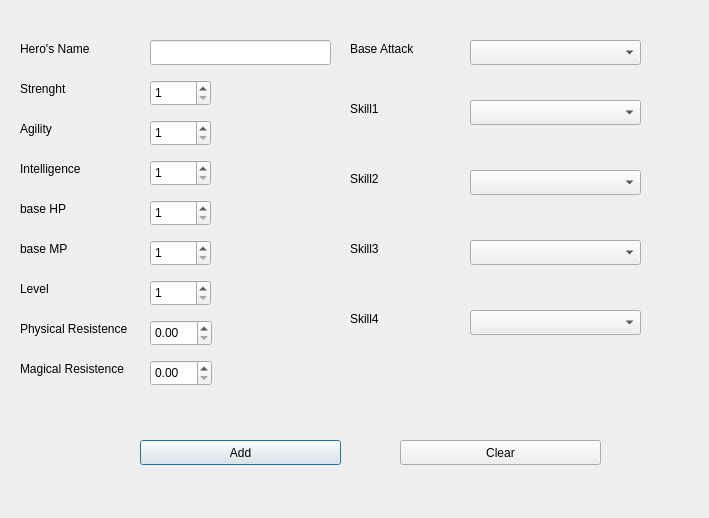
<?xml version="1.0" encoding="UTF-8"?>
<ui version="4.0">
 <class>addWindowH</class>
 <widget class="QDialog" name="addWindowH">
  <property name="geometry">
   <rect>
    <x>0</x>
    <y>0</y>
    <width>709</width>
    <height>518</height>
   </rect>
  </property>
  <property name="windowTitle">
   <string>Add an Hero</string>
  </property>
  <widget class="QPushButton" name="confirmButton">
   <property name="geometry">
    <rect>
     <x>140</x>
     <y>440</y>
     <width>201</width>
     <height>25</height>
    </rect>
   </property>
   <property name="text">
    <string>Add</string>
   </property>
  </widget>
  <widget class="QPushButton" name="clearBut">
   <property name="geometry">
    <rect>
     <x>400</x>
     <y>440</y>
     <width>201</width>
     <height>25</height>
    </rect>
   </property>
   <property name="text">
    <string>Clear</string>
   </property>
  </widget>
  <widget class="QLabel" name="label">
   <property name="geometry">
    <rect>
     <x>20</x>
     <y>40</y>
     <width>91</width>
     <height>17</height>
    </rect>
   </property>
   <property name="text">
    <string>Hero's Name</string>
   </property>
  </widget>
  <widget class="QLabel" name="label_2">
   <property name="geometry">
    <rect>
     <x>20</x>
     <y>80</y>
     <width>54</width>
     <height>17</height>
    </rect>
   </property>
   <property name="text">
    <string>Strenght</string>
   </property>
  </widget>
  <widget class="QLabel" name="label_3">
   <property name="geometry">
    <rect>
     <x>20</x>
     <y>120</y>
     <width>54</width>
     <height>17</height>
    </rect>
   </property>
   <property name="text">
    <string>Agility</string>
   </property>
  </widget>
  <widget class="QLabel" name="label_4">
   <property name="geometry">
    <rect>
     <x>20</x>
     <y>160</y>
     <width>91</width>
     <height>17</height>
    </rect>
   </property>
   <property name="text">
    <string>Intelligence</string>
   </property>
  </widget>
  <widget class="QLabel" name="label_5">
   <property name="geometry">
    <rect>
     <x>20</x>
     <y>280</y>
     <width>54</width>
     <height>17</height>
    </rect>
   </property>
   <property name="text">
    <string>Level</string>
   </property>
  </widget>
  <widget class="QLabel" name="label_6">
   <property name="geometry">
    <rect>
     <x>20</x>
     <y>200</y>
     <width>54</width>
     <height>17</height>
    </rect>
   </property>
   <property name="text">
    <string>base HP</string>
   </property>
  </widget>
  <widget class="QLabel" name="label_7">
   <property name="geometry">
    <rect>
     <x>20</x>
     <y>320</y>
     <width>111</width>
     <height>17</height>
    </rect>
   </property>
   <property name="text">
    <string>Physical Resistence</string>
   </property>
  </widget>
  <widget class="QLabel" name="label_8">
   <property name="geometry">
    <rect>
     <x>20</x>
     <y>240</y>
     <width>54</width>
     <height>17</height>
    </rect>
   </property>
   <property name="text">
    <string>base MP</string>
   </property>
  </widget>
  <widget class="QLabel" name="label_9">
   <property name="geometry">
    <rect>
     <x>20</x>
     <y>360</y>
     <width>111</width>
     <height>17</height>
    </rect>
   </property>
   <property name="text">
    <string>Magical Resistence</string>
   </property>
  </widget>
  <widget class="QComboBox" name="skill1Box">
   <property name="geometry">
    <rect>
     <x>470</x>
     <y>100</y>
     <width>171</width>
     <height>25</height>
    </rect>
   </property>
  </widget>
  <widget class="QLabel" name="label_10">
   <property name="geometry">
    <rect>
     <x>350</x>
     <y>100</y>
     <width>54</width>
     <height>17</height>
    </rect>
   </property>
   <property name="text">
    <string>Skill1</string>
   </property>
  </widget>
  <widget class="QLabel" name="label_11">
   <property name="geometry">
    <rect>
     <x>350</x>
     <y>170</y>
     <width>54</width>
     <height>17</height>
    </rect>
   </property>
   <property name="text">
    <string>Skill2</string>
   </property>
  </widget>
  <widget class="QComboBox" name="skill2Box">
   <property name="geometry">
    <rect>
     <x>470</x>
     <y>170</y>
     <width>171</width>
     <height>25</height>
    </rect>
   </property>
  </widget>
  <widget class="QLabel" name="label_12">
   <property name="geometry">
    <rect>
     <x>350</x>
     <y>240</y>
     <width>54</width>
     <height>17</height>
    </rect>
   </property>
   <property name="text">
    <string>Skill3</string>
   </property>
  </widget>
  <widget class="QComboBox" name="skill3Box">
   <property name="geometry">
    <rect>
     <x>470</x>
     <y>240</y>
     <width>171</width>
     <height>25</height>
    </rect>
   </property>
  </widget>
  <widget class="QLabel" name="label_13">
   <property name="geometry">
    <rect>
     <x>350</x>
     <y>310</y>
     <width>54</width>
     <height>17</height>
    </rect>
   </property>
   <property name="text">
    <string>Skill4</string>
   </property>
  </widget>
  <widget class="QComboBox" name="skill4Box">
   <property name="geometry">
    <rect>
     <x>470</x>
     <y>310</y>
     <width>171</width>
     <height>25</height>
    </rect>
   </property>
  </widget>
  <widget class="QLineEdit" name="nameLine">
   <property name="geometry">
    <rect>
     <x>150</x>
     <y>40</y>
     <width>181</width>
     <height>25</height>
    </rect>
   </property>
   <property name="text">
    <string/>
   </property>
  </widget>
  <widget class="QComboBox" name="baseAttackBox">
   <property name="geometry">
    <rect>
     <x>470</x>
     <y>40</y>
     <width>171</width>
     <height>25</height>
    </rect>
   </property>
  </widget>
  <widget class="QLabel" name="label_16">
   <property name="geometry">
    <rect>
     <x>350</x>
     <y>40</y>
     <width>91</width>
     <height>17</height>
    </rect>
   </property>
   <property name="text">
    <string>Base Attack</string>
   </property>
  </widget>
  <widget class="QSpinBox" name="strBox">
   <property name="geometry">
    <rect>
     <x>150</x>
     <y>80</y>
     <width>61</width>
     <height>26</height>
    </rect>
   </property>
   <property name="minimum">
    <number>1</number>
   </property>
  </widget>
  <widget class="QSpinBox" name="aglBox">
   <property name="geometry">
    <rect>
     <x>150</x>
     <y>120</y>
     <width>61</width>
     <height>26</height>
    </rect>
   </property>
   <property name="minimum">
    <number>1</number>
   </property>
  </widget>
  <widget class="QSpinBox" name="intBox">
   <property name="geometry">
    <rect>
     <x>150</x>
     <y>160</y>
     <width>61</width>
     <height>26</height>
    </rect>
   </property>
   <property name="minimum">
    <number>1</number>
   </property>
  </widget>
  <widget class="QSpinBox" name="mpBox">
   <property name="geometry">
    <rect>
     <x>150</x>
     <y>240</y>
     <width>61</width>
     <height>26</height>
    </rect>
   </property>
   <property name="minimum">
    <number>1</number>
   </property>
  </widget>
  <widget class="QSpinBox" name="hpBox">
   <property name="geometry">
    <rect>
     <x>150</x>
     <y>200</y>
     <width>61</width>
     <height>26</height>
    </rect>
   </property>
   <property name="minimum">
    <number>1</number>
   </property>
  </widget>
  <widget class="QSpinBox" name="levBox">
   <property name="geometry">
    <rect>
     <x>150</x>
     <y>280</y>
     <width>61</width>
     <height>26</height>
    </rect>
   </property>
   <property name="minimum">
    <number>1</number>
   </property>
   <property name="maximum">
    <number>25</number>
   </property>
  </widget>
  <widget class="QDoubleSpinBox" name="phyBox">
   <property name="geometry">
    <rect>
     <x>150</x>
     <y>320</y>
     <width>62</width>
     <height>26</height>
    </rect>
   </property>
  </widget>
  <widget class="QDoubleSpinBox" name="magBox">
   <property name="geometry">
    <rect>
     <x>150</x>
     <y>360</y>
     <width>62</width>
     <height>26</height>
    </rect>
   </property>
  </widget>
 </widget>
 <resources/>
 <connections/>
</ui>
